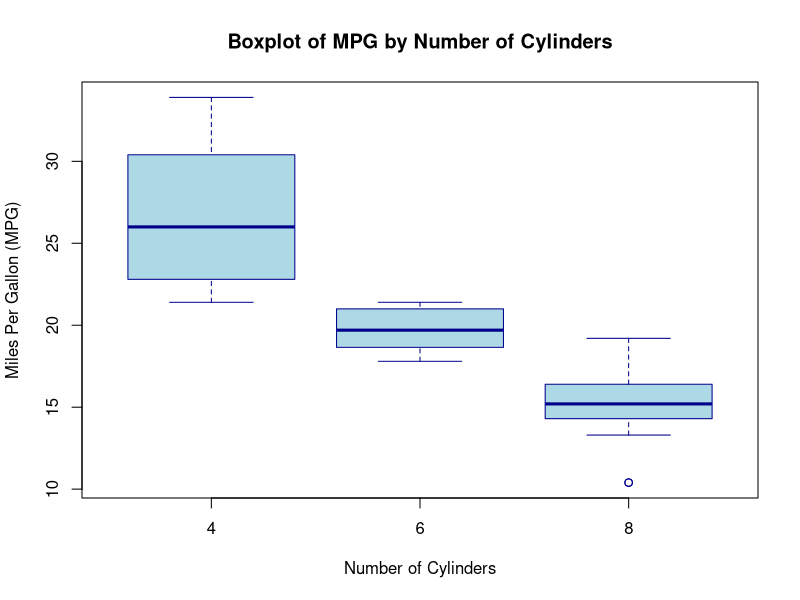

Recreate this plot in R.
# Load the mtcars dataset
data(mtcars)

# Create a boxplot for mpg vs cyl
boxplot(mpg ~ cyl, data = mtcars, 
        main = "Boxplot of MPG by Number of Cylinders", 
        xlab = "Number of Cylinders", 
        ylab = "Miles Per Gallon (MPG)",
        col = "lightblue", 
        border = "darkblue")

